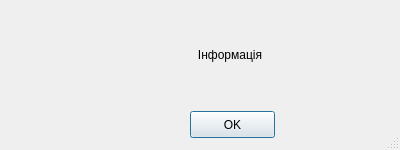
<?xml version="1.0" encoding="UTF-8"?>
<ui version="4.0">
 <class>MassInfo</class>
 <widget class="QDialog" name="MassInfo">
  <property name="windowModality">
   <enum>Qt::ApplicationModal</enum>
  </property>
  <property name="geometry">
   <rect>
    <x>0</x>
    <y>0</y>
    <width>400</width>
    <height>150</height>
   </rect>
  </property>
  <property name="sizePolicy">
   <sizepolicy hsizetype="Maximum" vsizetype="Preferred">
    <horstretch>100</horstretch>
    <verstretch>100</verstretch>
   </sizepolicy>
  </property>
  <property name="sizeIncrement">
   <size>
    <width>10</width>
    <height>10</height>
   </size>
  </property>
  <property name="contextMenuPolicy">
   <enum>Qt::NoContextMenu</enum>
  </property>
  <property name="windowTitle">
   <string>Інженерна геологія</string>
  </property>
  <property name="sizeGripEnabled">
   <bool>true</bool>
  </property>
  <property name="modal">
   <bool>true</bool>
  </property>
  <widget class="QLabel" name="label">
   <property name="geometry">
    <rect>
     <x>10</x>
     <y>20</y>
     <width>51</width>
     <height>70</height>
    </rect>
   </property>
   <property name="frameShape">
    <enum>QFrame::NoFrame</enum>
   </property>
   <property name="text">
    <string/>
   </property>
   <property name="pixmap">
    <pixmap>../icons/48/dialog-warning.png</pixmap>
   </property>
   <property name="scaledContents">
    <bool>false</bool>
   </property>
   <property name="alignment">
    <set>Qt::AlignLeading|Qt::AlignLeft|Qt::AlignVCenter</set>
   </property>
   <property name="wordWrap">
    <bool>false</bool>
   </property>
  </widget>
  <widget class="QLabel" name="label_2">
   <property name="geometry">
    <rect>
     <x>70</x>
     <y>10</y>
     <width>320</width>
     <height>90</height>
    </rect>
   </property>
   <property name="frameShape">
    <enum>QFrame::NoFrame</enum>
   </property>
   <property name="frameShadow">
    <enum>QFrame::Sunken</enum>
   </property>
   <property name="text">
    <string>&lt;html&gt;&lt;head/&gt;&lt;body&gt;&lt;p&gt;Інформація&lt;/p&gt;&lt;/body&gt;&lt;/html&gt;</string>
   </property>
   <property name="alignment">
    <set>Qt::AlignCenter</set>
   </property>
   <property name="wordWrap">
    <bool>true</bool>
   </property>
  </widget>
  <widget class="QPushButton" name="pushButton">
   <property name="geometry">
    <rect>
     <x>190</x>
     <y>111</y>
     <width>85</width>
     <height>27</height>
    </rect>
   </property>
   <property name="text">
    <string>OK</string>
   </property>
   <property name="icon">
    <iconset>
     <normaloff>../icons/16x16/actions/dialog-ok-apply.png</normaloff>../icons/16x16/actions/dialog-ok-apply.png</iconset>
   </property>
   <property name="autoDefault">
    <bool>true</bool>
   </property>
   <property name="default">
    <bool>true</bool>
   </property>
  </widget>
 </widget>
 <resources/>
 <connections/>
</ui>
